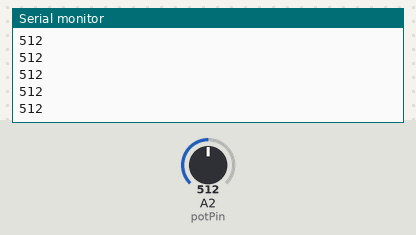
The sketch below on a simulated Arduino Uno, built with avr-gcc and run on an emulated ATmega328P. On the bench: the last lines printed to the serial monitor. Inputs (shaded band) come from the test bench; at power-on: A2 (potPin) = 512.

Above: at 1.2 s.
1.3 s: A2 (potPin) set to 716
At 1.8 s:
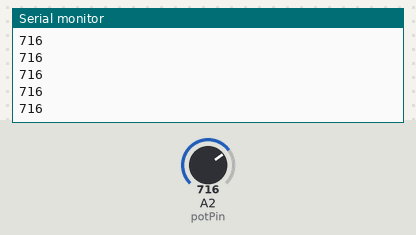
2.8 s: A2 (potPin) set to 900
At 3.3 s:
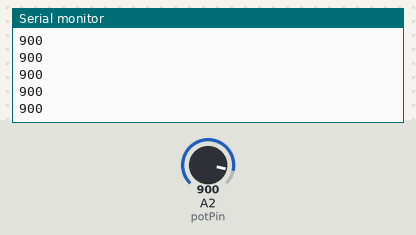
Timing chart, 0 to 5.8 s (numbered marks = the images above; inputs shaded):
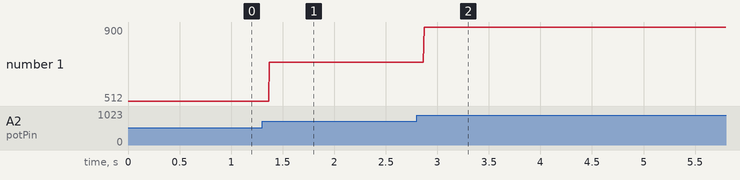

Measured:
- after the input at 1.3 s, the serial monitor: prints a new line after 0.07 s (image 1)
- after the input at 2.8 s, the serial monitor: prints a new line after 0.07 s (image 2)
- plotted number 1: 512 → 716 after the input at 1.3 s, 716 → 900 after the input at 2.8 s

The sketch:

sketch_oct02a.ino
```cpp
const byte potPin = A2;

void setup() {
  Serial.begin(9600);
}

void loop() {
  int potReading = analogRead(potPin);
  Serial.println(potReading);
  // put your main code here, to run repeatedly:

}
```
